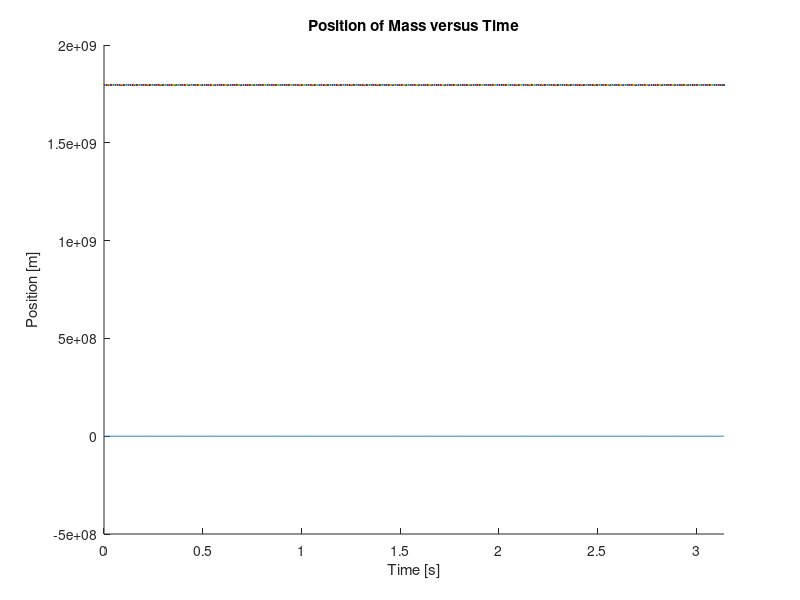
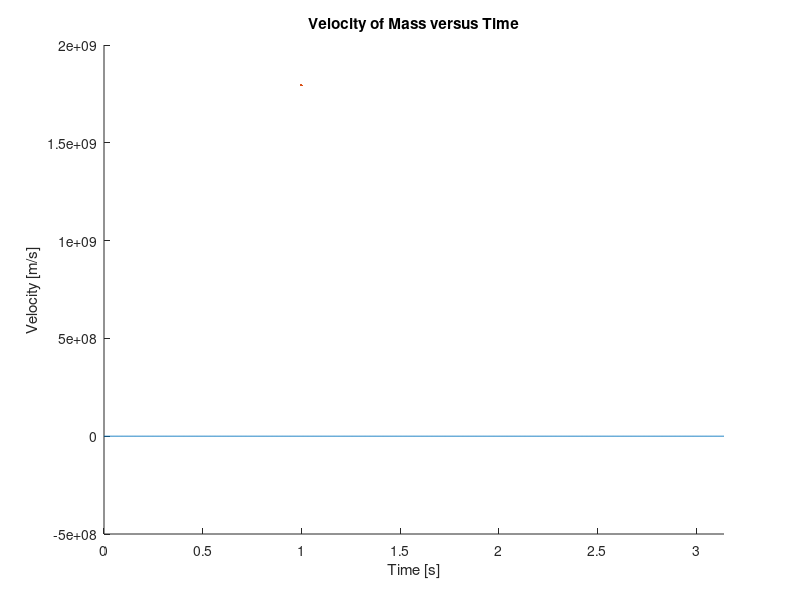

The MATLAB source for these figures, in order:
%% Euler_Cromer_OscillatoryMotion.m
%
% algorithm designed to plot position and velocity for a harmonic
% oscillator problem using the Last Point Approximation method (LPA).

%% Define Parameters
iterations = 1000;      % number of iterations in LPA 
m = 0.1;                % mass of object in motion [kg]
x0 = 0.1;               % initial position is at equilibirum
v0 = 0;                 % mass begins motion at rest
dt = 0.001;             % step time inbetween point approximations
k = 10;                 % Spring constant [N/m]
T = (2*pi)*(m/k).^0.5;  % theoretical period
t = 0:((5*T)/1000):5*T; % time elapsed
x = ones(1,iterations); % intiialize position vector to store values
v = ones(1,iterations); % initialize velocity vector to store values

%% Calculations

x(1) = x0*x(1);             % set initial position
v(1) = v0*v(1);             % set initial velocity

tic                         % start stopwatch to measure computation time

for i = (1:1:iterations)
    v(i+1) = v(i) - (k/m)*x(i).*dt; % Approximate velocity
    x(i+1) = x(i)+v(i+1).*dt;       % Approximate position 
end

toc

%% Plotting
figure(1);                             % create first figure
hold on;

title('Position of Mass versus Time'); % Label title
ylabel('Position [m]');                % Label y axis
xlabel('Time [s]');                    % Label x axis
xlim([0 (5*T)]);                       % set x limits

plot(t,x);                             %plot position vs time
plot(t, time);

hold off;

figure(2);                             % create second figure
hold on;

title('Velocity of Mass versus Time'); % Label title
ylabel('Velocity [m/s]');              % Label y axis
xlabel('Time [s]');                    % Label x axis
xlim([0 (5*T)]);                       % set x limits

plot(t,v);                             %plot velocity vs time
plot(time);

hold off;
